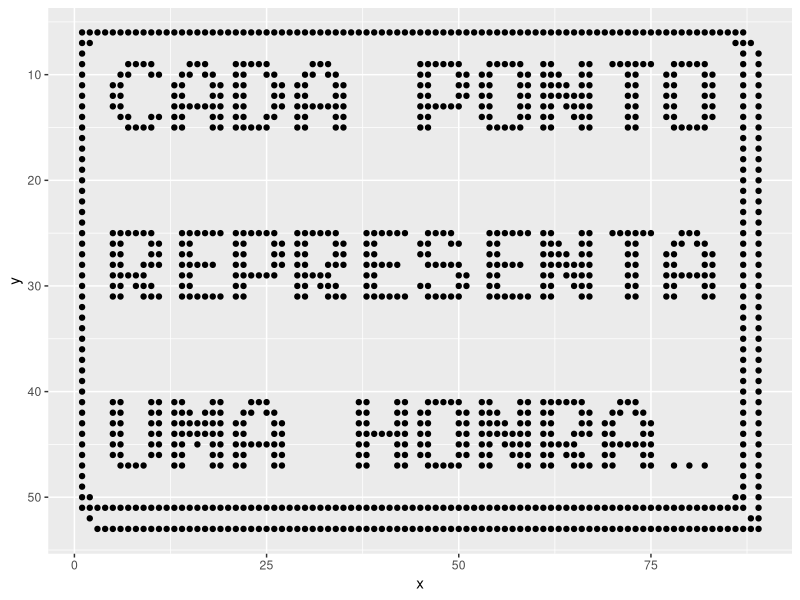

R code for this plot: (Note: this script raises an error after producing the figure.)
library(tidyverse)
library(readxl)
#library(jsonlite)

grid <- read_excel("./R_prep_vis/grid_letras.xlsx", sheet = "export_honras_2")

new_grid <- as.data.frame(grid[,-1])

gera_grid <- function(grid_inicial) {
  
  coordenadas <- data.frame()
  
  n <- 1
  
  for (x in 1:dim(grid_inicial)[2]) {
    for (y in 1:dim(grid_inicial)[1]) {
      if (!is.na(grid_inicial[y,x])) {
        #print(paste(y,x))
        coordenadas[n,1] <- x
        coordenadas[n,2] <- y
        n <- n+1
      }
    }
  }
  
  coordenadas_export <- coordenadas %>%
    rename(x = V1,
           y = V2) %>%
    mutate(nome = paste("bolha", row_number()))
  
  return(coordenadas_export)
}


exportar <- gera_grid(grid)
#exportar_copy <- exportar[824,]

#exportar <- bind_rows(exportar, exportar_copy)
# exportar <- exportar[1:825-757,] %>%
#   mutate(nome = paste("bolha", row_number()))

ggplot(exportar, aes(x = x, y = y)) + geom_point()  + scale_y_reverse()
#jsonlite::write_json(exportar, "grid_honras.json")
write.csv(exportar, file = "webpage/dados/grid_honras.csv")

## experimentos

max(exportar$y)

ggplot(exportar, aes(x, y)) + geom_raster() + scale_y_reverse()
ggplot(exportar, aes(x, y)) + geom_point(size = 4) + scale_y_reverse()
ggplot(exportar, aes(x, y)) + geom_hex(bins = c(43,52)) + scale_y_reverse()
ggplot(exportar, aes(x, y)) + geom_polygon(aes(group = nome)) + scale_y_reverse()

# cores
coral        <- rgb(255/255, 99/255, 79/255)
amarelo      <- rgb(255/255,227/255, 76/255)
cinza_claro  <- rgb(183/255,177/255,165/255)
cinza_medio  <- rgb(118/255,113/255,107/255)
cinza_escuro <- rgb( 51/255, 51/255, 51/255)

cores <- c(coral, amarelo, cinza_claro, cinza_medio, cinza_escuro)

exportar_cores <- exportar %>% rowwise() %>% mutate(cor = sample(cores, 1))

ggplot(exportar_cores, aes(x, y, color = cor)) + geom_point(size = 2) + scale_y_reverse() + scale_color_identity()
ggplot(exportar_cores, aes(x, y, fill = cor)) + geom_raster() + scale_y_reverse() + scale_fill_identity()


logo <- ggplot(exportar_cores, aes(x, y)) + geom_tile(fill = cinza_medio, color = cinza_escuro) + scale_y_reverse() + theme_minimal() + theme(axis.title = element_blank(), axis.text = element_blank(), axis.line = element_blank(), panel.grid = element_blank())

ggsave(logo, filename = "logo_px.png", width = 5.2, height = 4.3, dpi = 300, type = "cairo-png", bg = "transparent")
